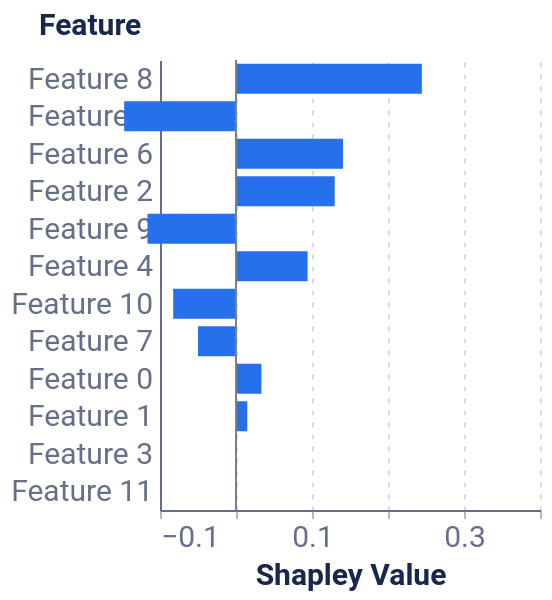

Here is the notebook cell this chart was saved with:
### Code cell
plot_feat_barplot(ft_i)

### Figure 1 — Vega-Lite specification as saved in the notebook (floating-point values rounded to 4 significant figures)
{"config": {"axis": {"domain": true, "domainColor": "#666F89", "grid": false, "gridCap": "round", "gridColor": "#B3B7C4", "gridDash": [2, 4], "gridWidth": 0.5, "labelColor": "#666F89", "labelFont": "Roboto, Arial, sans-serif", "labelPadding": 2, "tickColor": "#666F89", "tickOpacity": 0.5, "tickSize": 4, "titleColor": "#19274E", "titleFont": "Roboto, Arial, sans-serif", "titleFontSize": 12}, "axisBand": {"domain": true, "labelPadding": 4, "ticks": false}, "axisY": {"domain": false, "titleAlign": "left", "titleAngle": 0, "titleX": -20, "titleY": -10}, "legend": {"labelColor": "#666F89", "labelFont": "Roboto, Arial, sans-serif", "labelFontSize": 12, "symbolSize": 40, "titleColor": "#19274E", "titleFont": "Roboto, Arial, sans-serif", "titleFontSize": 12, "titlePadding": 4}, "arc": {"stroke": "#FFFFFF", "strokeWidth": 1}, "bar": {"fill": "#2770EB", "stroke": null}, "circle": {"fill": "#2770EB", "stroke": "#FFFFFF", "strokeWidth": 0.5}, "line": {"stroke": "#2770EB", "strokeWidth": 2}, "point": {"fill": "#2770EB", "stroke": "#FFFFFF", "strokeWidth": 0.5}, "rect": {"fill": "#2770EB"}, "rule": {"stroke": "#666F89"}, "square": {"fill": "#2770EB", "stroke": "#FFFFFF", "strokeWidth": 0.5}, "text": {"color": "#19274E", "font": "Roboto, Arial, sans-serif", "fontSize": 12}, "tick": {"stroke": "#2770EB", "strokeWidth": 0.5}, "range": {"category": ["#2770EB", "#77B98A", "#DA5252", "#FFC400", "#A87AEA", "#00A39E", "#19274E"], "diverging": ["#006360", "#2BB3AE", "#96D9D7", "#FFFFFF", "#EDAAAA", "#DA5252", "#811D1D"], "heatmap": ["#18448F", "#1B4EA5", "#2770EB", "#4C88EE", "#82ACF3", "#A6C4F7", "#E9F1FD"], "ramp": ["#18448F", "#1B4EA5", "#2770EB", "#4C88EE", "#82ACF3", "#A6C4F7", "#E9F1FD"]}, "background": "#FFFFFF", "header": {"labelColor": "#19274E", "labelFont": "Roboto, Arial, sans-serif", "labelFontSize": 12, "titleColor": "#19274E", "titleFont": "Roboto, Arial, sans-serif", "titleFontSize": 16}, "title": {"anchor": "start", "color": "#19274E", "font": "Roboto, Arial, sans-serif", "fontSize": 20, "fontWeight": "bold", "offset": 20, "subtitleColor": "#19274E", "subtitleFontSize": 16}, "view": {"continuousHeight": 300, "continuousWidth": 400, "stroke": null}}, "layer": [{"data": {"name": "data-7e4f87078417eede71f146c1d80c8ba4"}, "mark": {"type": "bar", "size": 15, "thickness": 1}, "encoding": {"x": {"axis": {"grid": true, "labelFontSize": 15, "title": "Shapley Value", "titleFontSize": 15}, "field": "Shapley Value", "scale": {"domain": [-0.1, 0.4]}, "type": "quantitative"}, "y": {"axis": {"labelFontSize": 15, "title": "Feature", "titleFontSize": 15, "titleX": -61}, "field": "Feature", "sort": {"field": "sort_col", "order": "descending"}, "type": "nominal"}}}, {"data": {"name": "data-d285a7403ed98ae579761d64a864032b"}, "mark": {"type": "rule", "color": "#798184"}, "encoding": {"x": {"field": "x", "type": "quantitative"}}}], "height": 225, "width": 190, "$schema": "https://vega.github.io/schema/vega-lite/v5.20.1.json", "datasets": {"data-7e4f87078417eede71f146c1d80c8ba4": [{"Random seed": 0, "NSamples": 300, "Feature": "Feature 0", "Shapley Value": 0.03347, "sort_col": 0.03347}, {"Random seed": 0, "NSamples": 300, "Feature": "Feature 1", "Shapley Value": 0.01485, "sort_col": 0.01485}, {"Random seed": 0, "NSamples": 300, "Feature": "Feature 2", "Shapley Value": 0.1299, "sort_col": 0.1299}, {"Random seed": 0, "NSamples": 300, "Feature": "Feature 3", "Shapley Value": 0.0, "sort_col": 0.0}, {"Random seed": 0, "NSamples": 300, "Feature": "Feature 4", "Shapley Value": 0.09421, "sort_col": 0.09421}, {"Random seed": 0, "NSamples": 300, "Feature": "Feature 5", "Shapley Value": -0.1471, "sort_col": 0.1471}, {"Random seed": 0, "NSamples": 300, "Feature": "Feature 6", "Shapley Value": 0.1408, "sort_col": 0.1408}, {"Random seed": 0, "NSamples": 300, "Feature": "Feature 7", "Shapley Value": -0.05, "sort_col": 0.05}, {"Random seed": 0, "NSamples": 300, "Feature": "Feature 8", "Shapley Value": 0.2446, "sort_col": 0.2446}, {"Random seed": 0, "NSamples": 300, "Feature": "Feature 9", "Shapley Value": -0.1164, "sort_col": 0.1164}, {"Random seed": 0, "NSamples": 300, "Feature": "Feature 10", "Shapley Value": -0.08263, "sort_col": 0.08263}, {"Random seed": 0, "NSamples": 300, "Feature": "Feature 11", "Shapley Value": 0.0, "sort_col": 0.0}], "data-d285a7403ed98ae579761d64a864032b": [{"x": 0}]}}
